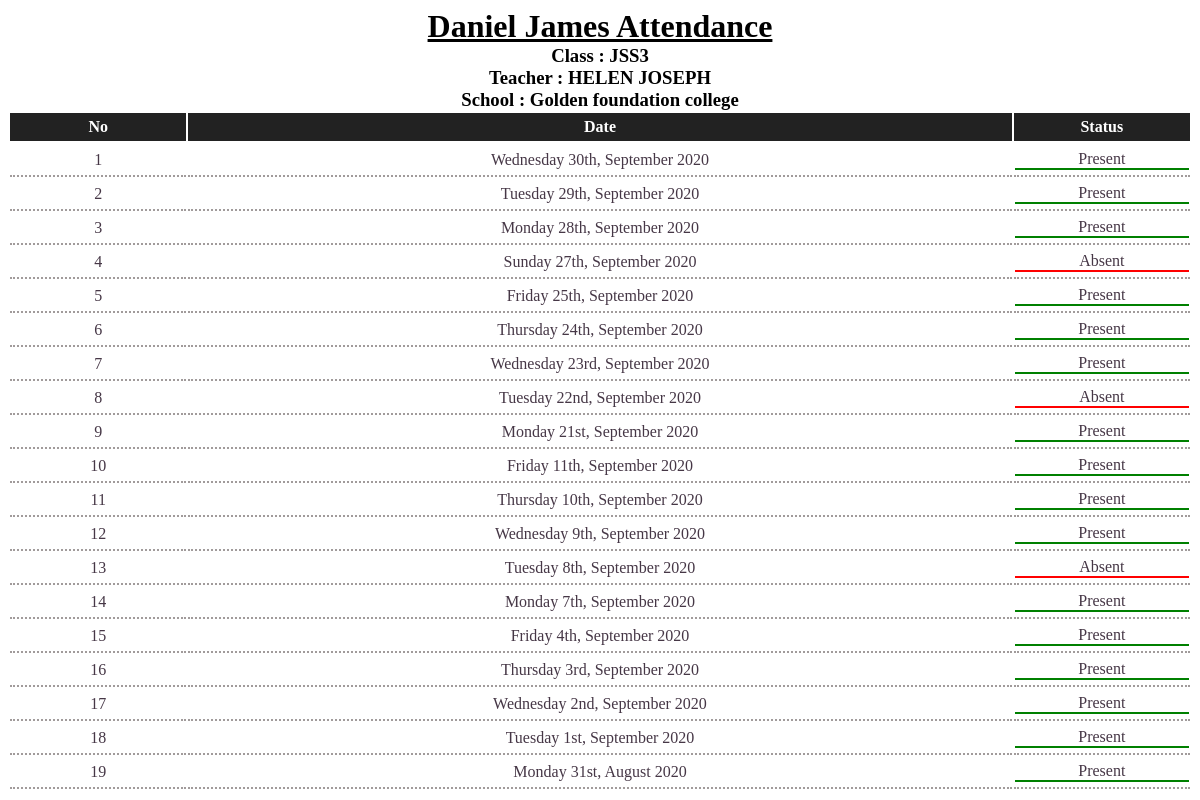
Page /students/print_attendance/7/ (signed in) on the earlier database version.
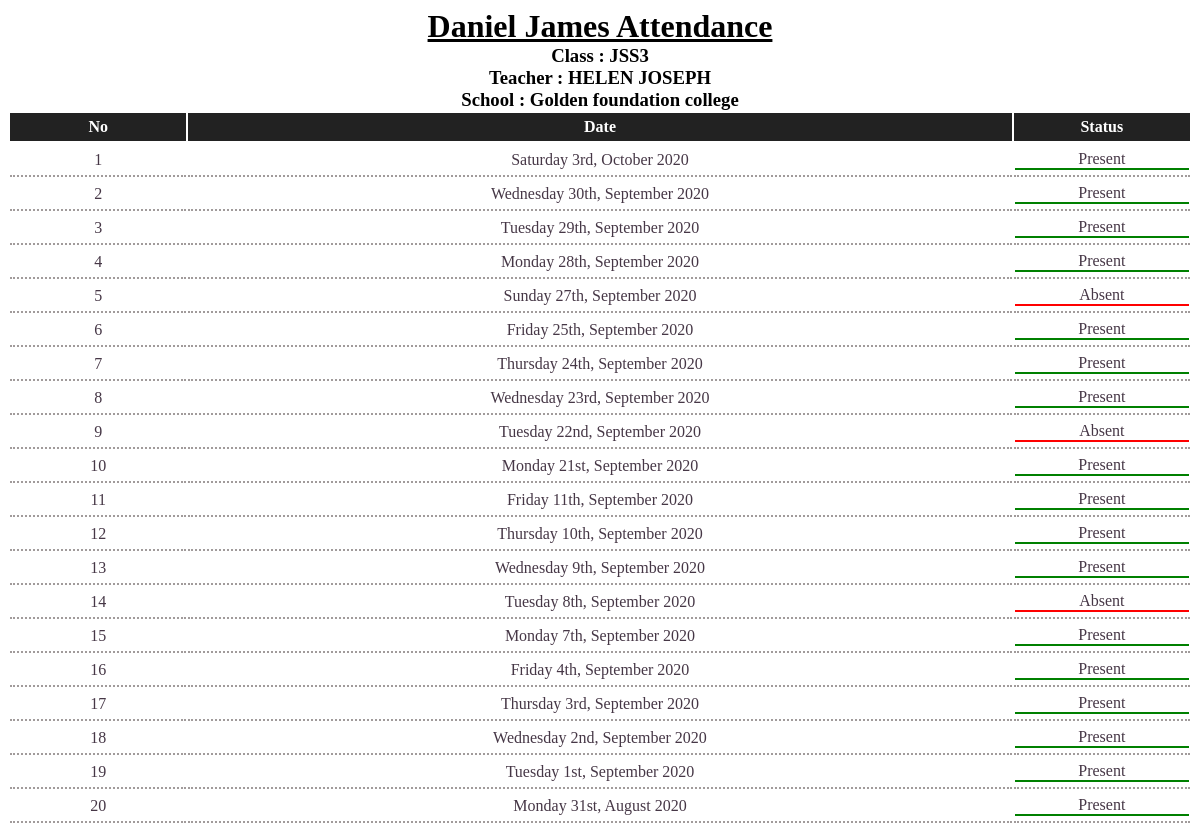
Same page on the later database version.
### students/models.py (models this page shows, shortened)
class Student(models.Model):
	sex_choices=(('male','male'),
		('female','female')
	)
	name = models.CharField(max_length=100)
	parents = models.ManyToManyField(Parent)
	student_email = models.EmailField(blank=True,null=True)
	phone_no= models.CharField(max_length=100,blank=True,null =True)
	Class = models.ForeignKey(Class,on_delete=models.SET_NULL,null=True)
	photo = models.ImageField(default='default.jpg', upload_to = 'Student_Pictures')
	address = models.CharField(max_length=100,null=True)
	date_of_birth=models.DateField(null=True)
	sex =models.CharField(max_length=10, choices= sex_choices,null=True)
	state_of_origin = models.CharField(max_length=30,null=True)
	created_at = models.DateField(auto_now_add=True)
	update_at = models.DateField(auto_now=True)
	class Meta:
		ordering = ["name",]

class Attendance(models.Model):
	Class = models.ForeignKey(Class,on_delete=models.CASCADE,unique_for_date="date")
	present_students=models.ManyToManyField(Student, related_name='attendance')
	date = models.DateField(validators=[prevent_future_dates])
	class Meta:
		ordering = ["-date"]
		constraints = [models.UniqueConstraint(fields=["Class","date"],name="unique_attendance")]

### teachers/models.py (models this page shows, shortened)
class Class(models.Model):
	school = models.ForeignKey(School,models.CASCADE)
	class_name = models.CharField(max_length=20)
	teacher = models.OneToOneField(Teacher,on_delete=models.SET_NULL,null=True,related_name="teacher_class")
	class Meta:
		constraints = [models.UniqueConstraint(fields=["class_name","school"],name="unique_class"),]

class Teacher(BasicInfo):
    user = models.OneToOneField(get_user_model(),on_delete=models.CASCADE)
    @property
    def full_name(self):
        return self.user.get_full_name()

### accounts/models.py (models this page shows, shortened)
class User(AbstractUser):
	level_choices= (
		('Admin','Admin'),
		('Teacher','Teacher'),
		('Parent','Parent'),
	)
	level = models.CharField(max_length=20, choices = level_choices)
	profile_picture = models.ImageField(default='default.jpg', upload_to = 'Profile_Pictures')

### admins/models.py (models this page shows, shortened)
class School(models.Model):
	type_choices=(
		('Secondary School','Secondary School'),
		('Primary School','Primary School'),
		('Others','Others')
	)
	admin = models.ForeignKey(Admin,on_delete=models.CASCADE,related_name="schools")
	school_name =models.CharField(max_length=100,unique=True)
	school_address =models.CharField(max_length=100)
	type = models.CharField(max_length=30, choices = type_choices)
	approved = models.BooleanField()
	motto = models.TextField(blank = True, null = True)
	image= models.ImageField(default='default.jpg', upload_to = 'School_Pictures')
	school_email = models.EmailField()
	created_at = models.DateTimeField(auto_now_add=True)
	update_at = models.DateTimeField(auto_now=True)

### students/views.py (the view)
# urls.py: path("print_attendance/",views.print_attendance,name="print_attendance"),
@require_auth
def print_attendance(request,pk,start_date=None,end_date=None):
	user = request.user
	level = user.level
	if level == "Parent":
		student =  user.parent.student_set.get(pk=pk)
	elif level == "Admin":
		student = Student.objects.get(Class__school__admin=user.admin,pk=pk)
	else:
		student = user.teacher.teacher_class.student_set.get(pk=pk)
	if start_date and end_date:
		attendance = student.Class.attendance_set.filter(date__range=(start_date,end_date))
	else:
		attendance = student.Class.attendance_set.all()
	return render(request,"students/show_student_attendance.html",{"student":student,"attendance":attendance})

### tools.py (called while the page is built)
def require_auth(func):
    @wraps(func)
    def innerfunc(request,*args,**kwargs):
        print(dir(request))
        if request.user.is_authenticated:
            return func(request,*args,**kwargs)
        else:
            raise PermissionDenied()
    return innerfunc

### students/templates/students/show_student_attendance.html (shortened to what this page needs)
{% load custom_utils %}
<!DOCTYPE html>
<html lang="zxx" class="no-js">
    <head>
    </head>
    <body>
        <div style="display: flex; flex-direction: column;" id="performance-div">
            <h1 class="mv-space " style="text-align:center;">{{student.name}} Attendance</h1>
            <h3 class="text-center" >Class : {{student.Class.class_name}}</h3>
            <h3 class="text-center" >Teacher : {{student.Class.teacher.full_name}}</h3>
            <h3 class="text-center">School : {{student.Class.school.school_name}}</h3>
            <table id="attendance-table" style="width: 100%;">
                <thead >
                    <th style="width: 15%;">No</th>
                    <th style="width: 70%;">Date</th>
                    <th style="width: 15%;">Status</th>
                </thead>
            </table>
            <table id="attendance-table" style="width: 100%;">
                <tbody id="attendance-table-body">
                    {% for each_attendance in attendance %}
                        {% if student in each_attendance.present_students.all %}
                            <tr >
                                <td style="width: 15%;">{{forloop.counter}}</td>
                                <td style="width: 70%;">
                                    {{each_attendance.date|date:"l jS, F Y"}} </td>
                                <td style="width: 15%;"><div class="present">Present</div></td></tr>
                        {% else %}
                            <tr >
                                <td style="width: 15%;">{{forloop.counter}}</td>
                                <td style="width: 70%;">{{each_attendance.date|date:"l jS, F Y"}}</td><td style="width: 15%;"><div class="absent" >Absent</div></td>
                            </tr>
                        {% endif %}
                    {% endfor %}
                </tbody>
            </table>
    </body>
</html>

### students/templates/students/show_student_attendance.html (style rules this page uses)
h1,h3 { font-family:Cambria, Cochin, Georgia, Times, 'Times New Roman', serif; margin-top: 0; margin-bottom: 0; }
h1 { text-decoration: underline; }
th { background-color:#222222; color:white; padding-left:5px; padding-right:5px; padding-top:5px; padding-bottom:5px; }
.text-center { text-align:center; }
td { text-align:center; color:#463746; padding-top:5px; padding-bottom:5px; border-bottom:2px dotted #A19B9B; }
.present { border-bottom-color: green; border-bottom-style: solid; border-bottom-width: 2px; padding-bottom: 0; }
.absent { border-bottom-color: red; border-bottom-style: solid; border-bottom-width:2px; padding-bottom: 0; }

Differences in the rows shown:
added Attendance: date "Saturday 3rd, October 2020"
